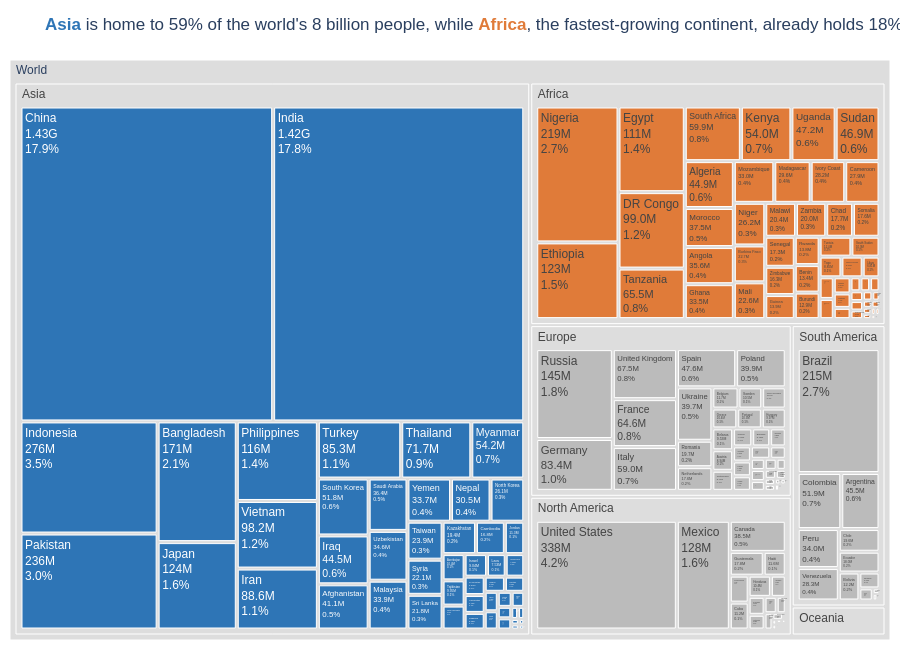

This figure's notebook cell:
### Markdown cell above
**Chart choice & justification:** *Which chart did you choose, and why? Justify design choices.

Here, I chose a treemap because the question involves a part-to-whole relationship with a two-level hierarchy like continent to country, and it requires both to be represented in a single figure. Since population is an additive value, the areas at each level are meaningful, where a continent box represents the sum of the countries it contains. I established a single root using `px.Constant('World')`. The labels display the name, followed by the value in millions/billions, and then the share of the global total (%). As I mentioned on the previous ones; colors are meaningful and consistent throughout the notebook: Asia, which accounts for the majority of the world's population, is blue (matching the color used for Asia in Q3 and Q4), while Africa (the fastest-growing continent) is orange. Other continents are rendered in a neutral gray, with parent nodes appearing in a lighter shade of gray. In this way, the chart links the narrative of Africa’s growth to its current share of the global population. The colored words in the title correspond to the boxes, effectively serving as a legend.

### Code cell
# Q6
world_total = df['2022 Population'].sum()
asia_share = df.loc[df['Continent'] == 'Asia', '2022 Population'].sum() / world_total
africa_share = df.loc[df['Continent'] == 'Africa', '2022 Population'].sum() / world_total

fig = px.treemap(df, path=[px.Constant('World'), 'Continent', 'Country'],   # root -> continent -> country
                 values='2022 Population',                                    # additive -> areas meaningful
                 template='plotly_white', height=650)

fig.update_traces(
    texttemplate='%{label}<br>%{value:.3s}<br>%{percentRoot:.1%}',   # label, value, share of world
    hovertemplate='<b>%{label}</b><br>%{value:,.0f}<br>%{percentRoot:.1%} of world<extra></extra>',
    root_color='white')

# Asia blue, Africa orange (same as the others), other countries grey,
# World + continent boxes are light grey
fig.data[0].marker.colors = [
    BLUE if parent == 'World/Asia' else
    ORANGE if parent == 'World/Africa' else
    (LGREY if label == 'World' or parent == 'World' else GREY)
    for label, parent in zip(fig.data[0].labels, fig.data[0].parents)]

fig.update_layout(
    title=(f"<span style='color:{BLUE}'><b>Asia</b></span> is home to {asia_share:.0%} of the world's "
           f"{world_total/1e9:.0f} billion people, while <span style='color:{ORANGE}'><b>Africa</b></span>, "
           f"the fastest-growing continent, already holds {africa_share:.0%}"),
    font=dict(family='Arial', size=12), margin=dict(t=60, l=10, r=10, b=10))
save_and_show(fig, 'q6_treemap')

### Figure 1 — Plotly figure (JSON) as saved in the notebook; plotly's stock layout.template omitted (floating-point values rounded to 4 significant figures; data arrays with more than 128 entries replaced by an {"elided": "..."} marker saying what was removed)
{"data": [{"branchvalues": "total", "domain": {"x": [0, 1], "y": [0, 1]}, "hovertemplate": "<b>%{label}</b><br>%{value:,.0f}<br>%{percentRoot:.1%} of world<extra></extra>", "ids": {"elided": "241 str values"}, "labels": {"elided": "241 str values"}, "name": "", "parents": {"elided": "241 str values"}, "values": {"elided": "241 int values"}, "type": "treemap", "root": {"color": "white"}, "texttemplate": "%{label}<br>%{value:.3s}<br>%{percentRoot:.1%}", "marker": {"colors": {"elided": "241 str values"}}}], "layout": {"legend": {"tracegroupgap": 0}, "margin": {"t": 60, "l": 10, "r": 10, "b": 10}, "height": 650, "font": {"family": "Arial", "size": 12}, "title": {"text": "<span style='color:#2E75B6'><b>Asia</b></span> is home to 59% of the world's 8 billion people, while <span style='color:#E07B39'><b>Africa</b></span>, the fastest-growing continent, already holds 18%"}}}
